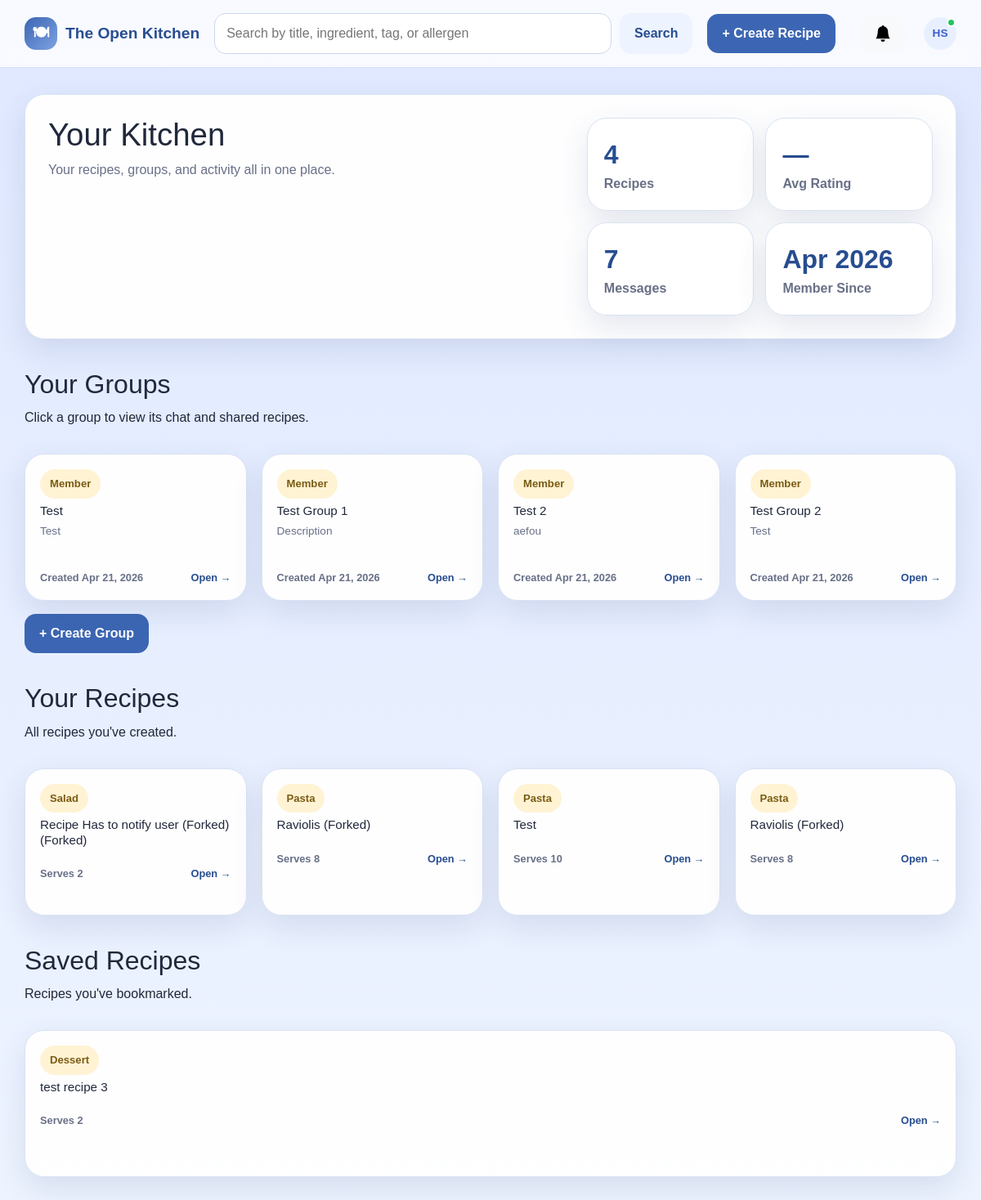
The app's page /groups (signed in) with its own data.
### app/models.py (models this page shows, shortened)
class User(db.Model):
    __tablename__ = 'users'
    id = db.Column(db.Integer, primary_key=True)
    firstName = db.Column(db.String(50), nullable=False)
    lastName = db.Column(db.String(50), nullable=False)
    email = db.Column(db.String(100), unique=True, nullable=False)
    password = db.Column(db.String(255), nullable=False)
    role = db.Column(db.String(20), nullable=False, default='contributor')
    isActive = db.Column(db.Boolean, default=True)
    dateCreated = db.Column(db.DateTime, nullable=False, default=datetime.now)
    avatar = db.Column(db.String(255), nullable=True)
    preferMetric = db.Column(db.Boolean, default=False, nullable=False)
    disableNotifications = db.Column(db.Boolean, default=False, nullable=False)
    lastSeen = db.Column(db.DateTime, nullable=True, default=None)
    doNotDisturb = db.Column(db.Boolean, default=False, nullable=False)
    recipes = db.relationship('Recipe', backref='author', lazy=True)

class Group(db.Model):
    __tablename__ = 'groups'
    id = db.Column(db.Integer, primary_key=True)
    leaderID = db.Column(db.Integer, db.ForeignKey('users.id'), nullable=False)
    name = db.Column(db.String(100), nullable=False)
    description = db.Column(db.Text)
    dateCreated = db.Column(db.DateTime, nullable=False)
    members = db.relationship('GroupMember', backref='group', lazy=True)
    messages = db.relationship('GroupMessage', backref='group', lazy=True)

class Category(db.Model):
    __tablename__ = 'categories'
    id = db.Column(db.Integer, primary_key=True)
    name = db.Column(db.String(32), unique=True, nullable=False)

class Recipe(db.Model):
    __tablename__ = 'recipes'
    id = db.Column(db.Integer, primary_key=True)
    authorID = db.Column(db.Integer, db.ForeignKey('users.id'), nullable=False)
    title = db.Column(db.String(150), nullable=False)
    description = db.Column(db.Text, nullable=True)
    instructions = db.Column(db.Text, nullable=False)
    forkedFrom = db.Column(db.Integer, db.ForeignKey('recipes.id'), nullable=True)
    baseServings = db.Column(db.Integer, nullable=False)
    prepTime = db.Column(db.Integer, nullable=True)
    cookTime = db.Column(db.Integer, nullable=True)
    image = db.Column(db.String(255), nullable=True)
    dateCreated = db.Column(db.DateTime, nullable=False, default=datetime.now)
    ingredients = db.relationship('Ingredient', backref='recipe', lazy=True, cascade='all, delete-orphan')
    categories = db.relationship('RecipeCategory', backref='recipe', lazy=True, cascade='all, delete-orphan')
    dietary_tags = db.relationship('RecipeDietaryTag', backref='recipe', lazy=True, cascade='all, delete-orphan')
    allergens = db.relationship('RecipeAllergen', backref='recipe', lazy=True, cascade='all, delete-orphan')

### app/routes.py (the view)
@app.route('/groups')
@login_required
def my_groups():
    user = get_current_user()
    user_groups = (
        db.session.query(Group)
        .join(GroupMember, Group.id == GroupMember.groupID)
        .filter(GroupMember.userID == user.id)
        .all()
    )
    user_recipes = Recipe.query.filter_by(authorID=user.id).order_by(Recipe.dateCreated.desc()).all()
    recipe_data = [_recipe_card_data(r) for r in user_recipes]
    saved_query = (
        db.session.query(Recipe)
        .join(SavedRecipe, Recipe.id == SavedRecipe.recipeID)
        .filter(SavedRecipe.userID == user.id)
        .all()
    )
    saved_recipes = [_recipe_card_data(r) for r in saved_query]
    message_count = GroupMessage.query.filter_by(senderID=user.id).count()
    ratings = (
        db.session.query(func.avg(Rating.stars))
        .join(Recipe, Rating.recipeID == Recipe.id)
        .filter(Recipe.authorID == user.id)
        .scalar()
    )
    avg_rating = round(ratings, 1) if ratings else None
    return render_template('groups/index.html',
                           user=user,
                           groups=user_groups,
                           recipe_data=recipe_data,
                           saved_recipes=saved_recipes,
                           message_count=message_count,
                           avg_rating=avg_rating)

### app/templates/groups/index.html (shortened to what this page needs)
{% extends "base.html" %}
{% block content %}
<section class="hero-card">
    <div>
        <h1>Your Kitchen</h1>
        <p class="hero-copy">Your recipes, groups, and activity all in one place.</p>
    </div>
    <div class="stats-panel">
        <div class="stat-card">
            <span class="stat-number">{{ recipe_data|length }}</span>
            <span class="stat-label">Recipes</span>
        </div>
        <div class="stat-card">
            <span class="stat-number">{{ avg_rating or '—' }}</span>
            <span class="stat-label">Avg Rating</span>
        </div>
        <div class="stat-card">
            <span class="stat-number">{{ message_count }}</span>
            <span class="stat-label">Messages</span>
        </div>
        <div class="stat-card">
            <span class="stat-number">
                {{ user.dateCreated.strftime('%b %Y') if user else 'N/A' }}
            </span>
            <span class="stat-label">Member Since</span>
        </div>
    </div>
</section>
<section class="section-head" style="margin-top: 36px;">
    <div>
        <h2>Your Groups</h2>
        <p>Click a group to view its chat and shared recipes.</p>
    </div>
</section>
{% if groups %}
<div style="display: flex; gap: 18px;">
    {% for group in groups %}
    <div class="recipe-card-wrap" style="flex: 1 1 0; min-width: 0;">
        <a href="{{ url_for('view_group', group_id=group.id) }}" class="recipe-card-link">
            <article class="recipe-card" style="height: 180px;">
                <div class="recipe-card-content">
                    <div class="recipe-card-top">
                        <span class="mini-pill">{{ 'Leader' if group.leaderID == 1 else 'Member' }}</span>
                    </div>
                    <h3 style="font-size: .95rem; margin: 6px 0;">{{ group.name }}</h3>
                    <p style="font-size: .85rem; flex-grow: 1;">{{ group.description or 'No description provided.' }}</p>
                    <div class="recipe-card-footer" style="font-size: .8rem;">
                        <span class="muted-small">Created {{ group.dateCreated.strftime('%b %d, %Y') }}</span>
                        <span>Open →</span>
                    </div>
                </div>
            </article>
        </a>
    </div>
    {% endfor %}
</div>
{% else %}
<div class="empty-state">
    <h3>No groups yet</h3>
    <p>Create a group and invite others to start sharing recipes.</p>
</div>
{% endif %}
<div class="mt-3 mb-4">
    <a href="{{ url_for('create_group') }}" class="btn btn-primary">+ Create Group</a>
</div>
<section class="section-head" style="margin-top: 36px;">
    <div>
        <h2>Your Recipes</h2>
        <p>All recipes you've created.</p>
    </div>
</section>
{% if recipe_data %}
<div style="display: flex; gap: 18px;">
    {% for item in recipe_data %}
    <div class="recipe-card-wrap" style="flex: 1 1 0; min-width: 0;">
        <a href="{{ url_for('view_recipe', recipe_id=item.recipe.id) }}" class="recipe-card-link">
            <article class="recipe-card" style="height: 180px;">
                <div class="recipe-card-content">
                    <div class="recipe-card-top">
                        <span class="mini-pill">{{ item.category_names[0] if item.category_names else 'Recipe' }}</span>
                    </div>
                    <h3 style="font-size: .95rem; margin: 6px 0;">{{ item.recipe.title }}</h3>
                    <div class="recipe-card-footer" style="font-size: .8rem;">
                        <span class="muted-small">Serves {{ item.recipe.baseServings }}</span>
                        <span>Open →</span>
                    </div>
                </div>
            </article>
        </a>
    </div>
    {% endfor %}
</div>
{% else %}
<div class="empty-state">
    <h3>No recipes yet</h3>
    <p>Create your first recipe to see it here.</p>
    <a href="{{ url_for('create_recipe') }}" class="btn btn-primary">Create Recipe</a>
</div>
{% endif %}
<section class="section-head" style="margin-top: 36px;">
    <div>
        <h2>Saved Recipes</h2>
        <p>Recipes you've bookmarked.</p>
    </div>
</section>
{% if saved_recipes %}
<div style="display: flex; gap: 18px;">
    {% for item in saved_recipes %}
    <div class="recipe-card-wrap" style="flex: 1 1 0; min-width: 0;">
        <a href="{{ url_for('view_recipe', recipe_id=item.recipe.id) }}" class="recipe-card-link">
            <article class="recipe-card" style="height: 180px;">
                <div class="recipe-card-content">
                    <div class="recipe-card-top">
                        <span class="mini-pill">{{ item.category_names[0] if item.category_names else 'Recipe' }}</span>
                    </div>
                    <h3 style="font-size: .95rem; margin: 6px 0;">{{ item.recipe.title }}</h3>
                    <div class="recipe-card-footer" style="font-size: .8rem;">
                        <span class="muted-small">Serves {{ item.recipe.baseServings }}</span>
                        <span>Open →</span>
                    </div>
                </div>
            </article>
        </a>
    </div>
    {% endfor %}
</div>
{% else %}
<div class="empty-state">
    <h3>No saved recipes</h3>
    <p>Save recipes to quickly find them later.</p>
</div>
{% endif %}
{% endblock %}

### app/templates/base.html (shortened to what this page needs)
<!DOCTYPE html>
<html lang="en">
<head>
    <link href="https://cdn.jsdelivr.net/npm/bootstrap@5.3.3/dist/css/bootstrap.min.css" rel="stylesheet">
    <link rel="stylesheet" href="{{ url_for('static', filename='style.css') }}">
</head>
<body>
    <header class="site-header">
        <div class="container nav-wrap">
            <a class="brand" href="{{ url_for('dashboard') }}">
                <span class="brand-mark">🍽</span>
                <span>The Open Kitchen</span>
            </a>
            <form class="searchbar" action="{{ url_for('search') }}" method="get">
                <input type="text" name="q" placeholder="Search by title, ingredient, tag, or allergen"
                       value="{{ request.args.get('q', '') }}">
                <button type="submit" class="btn btn-secondary">Search</button>
            </form>
            <nav class="nav-links">
                {% if session.get('user_id') %}
                    <a href="{{ url_for('create_recipe') }}" class="btn btn-primary">+ Create Recipe</a>
                {% else %}
                    <a href="{{ url_for('login') }}" class="btn btn-primary">Log In</a>
                {% endif %}
                {% if session.get('user_id') %}
                <button type="button"
                        id="notificationBtn"
                        class="btn btn-light position-relative ms-3"
                        data-bs-toggle="offcanvas"
                        data-bs-target="#notificationPanel"
                        aria-controls="notificationPanel">
                    <svg xmlns="http://www.w3.org/2000/svg" width="20" height="20" fill="currentColor" class="bi bi-bell-fill" viewBox="0 0 16 16">
                        <path d="M8 16a2 2 0 0 0 2-2H6a2 2 0 0 0 2 2m.995-14.901a1 1 0 1 0-1.99 0A5 5 0 0 0 3 6c0 1.098-.5 6-2 7h14c-1.5-1-2-5.902-2-7 0-2.42-1.72-4.44-4.005-4.901"/>
                    </svg>
                </button>
                {% endif %}
                {% if session.get('user_id') %}
                <div class="dropdown ms-2" style="position: relative;">
                    <button class="btn p-0 border-0 d-flex align-items-center justify-content-center"
                            type="button"
                            id="profileDropdown"
                            data-bs-toggle="dropdown"
                            aria-expanded="false"
                            style="width: 40px; height: 40px; border-radius: 50%; overflow: hidden; background: transparent;">
                        {% if current_user and current_user.avatar %}
                        <img src="{{ url_for('static', filename='uploads/' + current_user.avatar) }}"
                             alt="Profile"
                             style="width: 40px; height: 40px; border-radius: 50%; object-fit: cover;">
                        {% else %}
                        <div style="width: 40px; height: 40px; border-radius: 50%; background: #e8f0ff; color: #3a5fc8; display: flex; align-items: center; justify-content: center; font-weight: 700; font-size: 0.85rem;">
                            {% if current_user %}{{ current_user.firstName[0] }}{{ current_user.lastName[0] }}{% else %}?{% endif %}
                        </div>
                        {% endif %}
                    </button>
                </div>
                {% endif %}
            </nav>
        </div>
    </header>
    <main class="container page-shell">
        {% block content %}{% endblock %}
    </main>
    <div class="toast-container position-fixed top-0 end-0 p-3" style="z-index: 1100;" id="toastContainer"></div>
</body>
</html>

### records on screen
User: firstName "H", lastName "S", dateCreated "Apr 2026"
Group: leaderID "Member", name "Test", description "Test", dateCreated "Apr 21, 2026"
Group: leaderID "Member", name "Test Group 1", description "Description", dateCreated "Apr 21, 2026"
Group: leaderID "Member", name "Test 2", description "aefou", dateCreated "Apr 21, 2026"
Group: leaderID "Member", name "Test Group 2", description "Test", dateCreated "Apr 21, 2026"
Category: name "Salad"
Recipe: recipe "Recipe Has to notify user (Forked) (Forked)", recipe.baseServings "2"
Category: name "Pasta" "Pasta" "Pasta"
Recipe: recipe "Raviolis (Forked)", recipe.baseServings "8"
Recipe: recipe "Test", recipe.baseServings "10"
Recipe: recipe "Raviolis (Forked)", recipe.baseServings "8"
Category: name "Dessert"
Recipe: recipe "test recipe 3", recipe.baseServings "2"

### other values on screen
{{ recipe_data|length }} "4"
{{ avg_rating or '—' }} "—"
{{ message_count }} "7"
